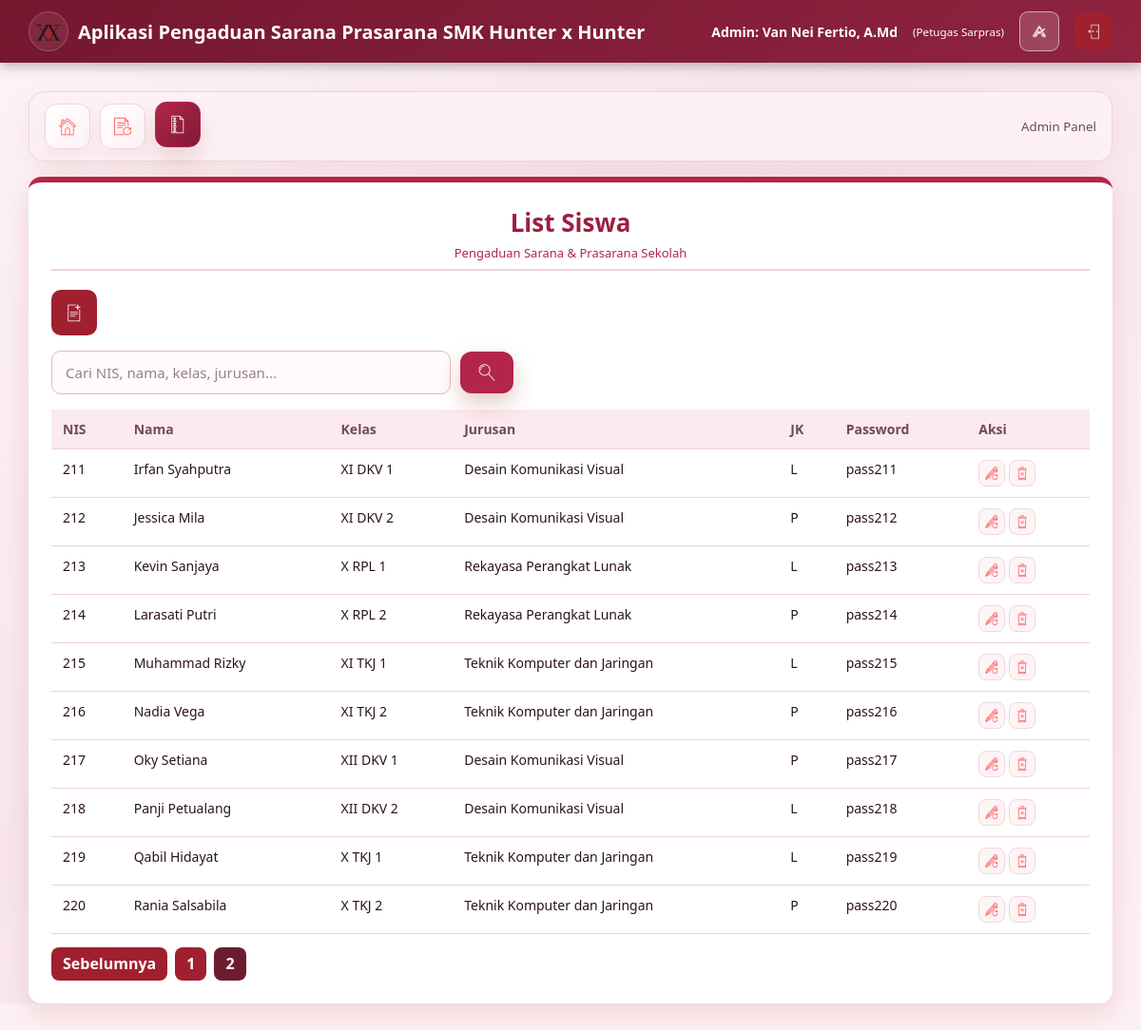
The app's page /CONTROLLERS/c_admin.php?page=siswa&siswa_page=2 (signed in) with its own data.
### tables this page shows
CREATE TABLE `siswa` (
  `nis` int(10) NOT NULL,
  `nama_siswa` varchar(100) NOT NULL,
  `kelas` varchar(10) NOT NULL,
  `jurusan` varchar(50) NOT NULL,
  `jenis_kelamin` enum('L','P') NOT NULL,
  `password` varchar(255) NOT NULL,
  `created_at` timestamp NOT NULL DEFAULT current_timestamp()
);

### CONTROLLERS/c_admin.php (called while the page is built, shortened)
<?php
require_once '../MODELS/m_koneksi.php';
require_once '../MODELS/m_siswa.php';
$modelSiswa = new M_Siswa($conn);
$siswaKeyword = trim($_GET['siswa_keyword'] ?? '');
$siswaPage = max(1, (int)($_GET['siswa_page'] ?? 1));
$siswaLimit = 10;
$totalSiswa = $modelSiswa->countSiswa($siswaKeyword);
$totalSiswaPages = max(1, (int)ceil($totalSiswa / $siswaLimit));
$siswaOffset = ($siswaPage - 1) * $siswaLimit;
$list_siswa = $modelSiswa->getSiswa($siswaLimit, $siswaOffset, $siswaKeyword);
$page = $_GET['page'] ?? 'dashboard';
$showAddForm = ($page === 'siswa' && (($_GET['show_add'] ?? '0') === '1'));
$nama_admin = $_SESSION['nama_admin'] ?? 'Admin';
$role_admin = $_SESSION['role_admin'] ?? 'Admin';
require_once '../VIEWS/v_admin.php';

### MODELS/m_siswa.php (called while the page is built, shortened)
<?php
class M_Siswa {
    private $db;
    public function __construct($koneksi) {
        $this->db = $koneksi;
    }
    public function countSiswa($keyword = '') {
        $keyword = mysqli_real_escape_string($this->db, $keyword);
        $query = "SELECT COUNT(*) AS total FROM siswa";
        $result = mysqli_query($this->db, $query);
        $row = mysqli_fetch_assoc($result);
        return (int)($row['total'] ?? 0);
    }
    public function getSiswa($limit = null, $offset = 0, $keyword = '') {
        $keyword = mysqli_real_escape_string($this->db, $keyword);
        $query = "SELECT * FROM siswa";
        $query .= " ORDER BY CAST(nis AS UNSIGNED) ASC, nis ASC";
        if ($limit !== null) {
            $query .= " LIMIT " . (int)$limit . " OFFSET " . (int)$offset;
        }
        $result = mysqli_query($this->db, $query);
        $data = [];
        while ($row = mysqli_fetch_assoc($result)) {
            $data[] = $row;
        }
        return $data;
    }
}
?>

### VIEWS/v_admin.php (the view, shortened to what this page needs)
<!DOCTYPE html>
<html lang="id">
<head>
    <link rel="stylesheet" href="../CSS/01-warna-dan-font.css">
    <link rel="stylesheet" href="../CSS/02-navbar-atas.css">
    <link rel="stylesheet" href="../CSS/03-form-dan-tombol.css">
    <link rel="stylesheet" href="../CSS/04-tabel-dan-badge.css">
    <link rel="stylesheet" href="../CSS/05-admin-dan-dashboard.css">
</head>
<body class="dashboard-page">
    <?php
    $page = $_GET['page'] ?? 'dashboard';
    ?>
    <div class="navbar">
        <div class="brand">
            <img class="logo" src="../ASSETS/logo_sekolah_temagelap.png" alt="Logo Sekolah">
            <span>Aplikasi Pengaduan Sarana Prasarana SMK Hunter x Hunter</span>
        </div>
        <div class="user-info">
            <span class="role-name">
                Admin:
                <?= htmlspecialchars($nama_admin) ?>
            </span>
            <small>
                (<?= htmlspecialchars($role_admin) ?>)
            </small>
            <button type="button" class="theme-toggle" data-theme-toggle aria-label="Ganti tema"></button>
            <a
                class="btn-logout"
                href="../CONTROLLERS/c_logout.php"
                title="Logout"
            >
                <img src="../ASSETS/logout.png" alt="Logout">
            </a>
        </div>
    </div>
    <div class="container">
        <?php if ($page !== 'edit_siswa' && $page !== 'dashboard'): ?>
            <div class="admin-nav">
                <div class="menu">
                    <a
                        class="<?= $page === 'dashboard' ? 'active' : '' ?>"
                        href="../CONTROLLERS/c_admin.php?page=dashboard"
                        title="Dashboard"
                    >
                        <img src="../ASSETS/logo_dashboard.png" alt="Dashboard" style="width:24px;height:24px;object-fit:contain;display:block;">
                    </a>
                    <a
                        class="<?= $page === 'histori' ? 'active' : '' ?>"
                        href="../CONTROLLERS/c_admin.php?page=histori"
                        title="Histori Aspirasi"
                    >
                        <img src="../ASSETS/historiaspirasi.png" alt="Histori Aspirasi">
                    </a>
                    <a
                        class="<?= $page === 'siswa' ? 'active' : '' ?>"
                        href="../CONTROLLERS/c_admin.php?page=siswa"
                        title="List Siswa"
                    >
                        <img src="../ASSETS/datasiswa.png" alt="List Siswa">
                    </a>
                </div>
                <small>Admin Panel</small>
            </div>
        <?php endif; ?>
        <?php if ($page === 'dashboard'): ?>
            <div class="dashboard-hero">
                <div class="dashboard-hero-content">
                    <img class="dashboard-hero-logo" src="../ASSETS/logo_sekolah.png" alt="Logo Sekolah" style="border:0;object-fit:contain;">
                    <h2>Selamat datang di Pengaduan Sarana Prasarana</h2>
                    <h2>SMK Hunter x Hunter</h2>
                    <div class="dashboard-name">
                        <?= htmlspecialchars($_SESSION['nama_admin'] ?? 'Admin') ?>
                    </div>
                    <h3>Kelola data siswa dan pantau histori aspirasi secara mudah dan terorganisir</h3>
                </div>
            </div>
            <div class="dashboard-nav-grid">
                <a class="dashboard-link" href="../CONTROLLERS/c_admin.php?page=histori">
                    <img src="../ASSETS/historiaspirasi.png" alt="Histori Aspirasi">
                    <span>Histori Aspirasi</span>
                </a>
                <a class="dashboard-link" href="../CONTROLLERS/c_admin.php?page=siswa">
                    <img src="../ASSETS/datasiswa.png" alt="List Siswa">
                    <span>List Siswa</span>
                </a>
            </div>
        <?php elseif ($page === 'siswa'): ?>
            <div class="card">
                <h3>List Siswa</h3>
                <div style="margin-bottom:16px;">
                    <a href="../CONTROLLERS/c_admin.php?page=siswa&show_add=1" class="btn-logout" title="Tambah Siswa" style="display:inline-flex;align-items:center;justify-content:center;width:48px;height:48px;padding:0;">
                        <img src="../ASSETS/tambah_datasiswa.png" alt="Tambah Siswa" style="width:24px;height:24px;object-fit:contain;display:block;filter:brightness(0) invert(1);">
                    </a>
                </div>
                <form method="GET" action="../CONTROLLERS/c_admin.php" style="margin-bottom:16px;">
                    <div style="display:flex;gap:10px;align-items:center;flex-wrap:wrap;">
                        <input
                            type="text"
                            name="siswa_keyword"
                            value="<?= htmlspecialchars($siswaKeyword ?? '') ?>"
                            placeholder="Cari NIS, nama, kelas, jurusan..."
                            style="max-width:420px;"
                            autocomplete="off"
                        >
                        <button type="submit" class="btn-submit" title="Cari" style="width:auto;padding:10px 16px;display:inline-flex;align-items:center;justify-content:center;">
                            <img src="../ASSETS/search_aspirasi.png" alt="Cari" style="width:24px;height:24px;object-fit:contain;display:block;filter:brightness(0) invert(1);">
                        </button>
                    </div>
                </form>
                <div class="table-responsive">
                    <table class="table">
                        <thead>
                            <tr>
                                <th>NIS</th>
                                <th>Nama</th>
                                <th>Kelas</th>
                                <th>Jurusan</th>
                                <th>JK</th>
                                <th>Password</th>
                                <th>Aksi</th>
                            </tr>
                        </thead>
                        <tbody>
                            <?php if (empty($list_siswa)): ?>
                                <tr>
                                    <td
                                        colspan="7"
                                        style="text-align:center;color:#888;padding:20px;"
                                    >
                                        Belum ada data siswa.
                                    </td>
                                </tr>
                            <?php else: ?>
                                <?php foreach ($list_siswa as $s): ?>
                                    <tr>
                                        <td>
                                            <?= htmlspecialchars($s['nis']) ?>
                                        </td>
                                        <td>
                                            <?= htmlspecialchars($s['nama_siswa']) ?>
                                        </td>
                                        <td>
                                            <?= htmlspecialchars($s['kelas']) ?>
                                        </td>
                                        <td>
                                            <?= htmlspecialchars($s['jurusan']) ?>
                                        </td>
                                        <td>
                                            <?= htmlspecialchars($s['jenis_kelamin']) ?>
                                        </td>
                                        <td>
                                            <?= htmlspecialchars($s['password']) ?>
                                        </td>
                                        <td>
                                            <a
                                                href="../CONTROLLERS/c_siswa.php?aksi=edit&nis=<?= urlencode($s['nis']) ?>"
                                                title="Edit Siswa"
                                                style="display:inline-flex;align-items:center;justify-content:center;width:28px;height:28px;border-radius:8px;background:#fdf4f5;border:1px solid #f0d7dd;"
                                            >
                                                <img src="../ASSETS/edit_datasiswa.png" alt="Edit Siswa" style="width:18px;height:18px;object-fit:contain;display:block;">
                                            </a>
                                            <a
                                                href="../CONTROLLERS/c_siswa.php?aksi=hapus&nis=<?= urlencode($s['nis']) ?>"
                                                onclick="return confirm('Hapus siswa ini?')"
                                                title="Hapus Siswa"
                                                style="display:inline-flex;align-items:center;justify-content:center;width:28px;height:28px;border-radius:8px;background:#fdf4f5;border:1px solid #f0d7dd;"
                                            >
                                                <img src="../ASSETS/hapus_datasiswa.png" alt="Hapus Siswa" style="width:18px;height:18px;object-fit:contain;display:block;">
                                            </a>
                                        </td>
                                    </tr>
                                <?php endforeach; ?>
                            <?php endif; ?>
                        </tbody>
                    </table>
                </div>
                <div class="pagination" style="margin-top:14px;display:flex;gap:8px;align-items:center;flex-wrap:wrap;">
                    <?php if ($siswaPage > 1): ?>
                        <a class="btn-logout" href="../CONTROLLERS/c_admin.php?page=siswa&siswa_page=<?= (int)($siswaPage - 1) ?>">Sebelumnya</a>
                    <?php endif; ?>
                    <?php for ($i = 1; $i <= $totalSiswaPages; $i++): ?>
                        <a class="btn-logout" style="<?= $i === $siswaPage ? 'background:#6b1d2f;color:#fff;' : '' ?>" href="../CONTROLLERS/c_admin.php?page=siswa&siswa_page=<?= $i ?>"><?= $i ?></a>
                    <?php endfor; ?>
                </div>
            </div>
        <?php endif; ?>
    </div>
</body>
</html>

### CSS/02-navbar-atas.css (style rules this page uses)
.navbar { background: linear-gradient(135deg, var(--navbar-1), var(--navbar-2)); color: #ffffff; padding: 12px 30px; display: flex; justify-content: space-between; align-items: center; box-shadow: 0 4px 12px rgba(0, 0, 0, 0.25); width: 100%; position: sticky; top: 0; left: 0; z-index: 1000; margin: 0; border-radius: 0; }
.brand { display: flex; align-items: center; gap: 10px; font-size: 20px; font-weight: bold; color: #ffffff; }
.logo { width: 42px; height: 42px; border-radius: 50%; background: rgba(255, 255, 255, 0.08); border: 1px solid rgba(255, 255, 255, 0.2); color: var(--brand); display: flex; align-items: center; justify-content: center; font-size: 24px; object-fit: contain; padding: 4px; }
.user-info { display: flex; align-items: center; gap: 16px; font-size: 14px; color: #ffffff; }
.role-name, .user-info .role-name { font-weight: 700; }
.btn-logout { background: #a02030; color: #ffffff; padding: 8px 16px; border-radius: 8px; font-weight: bold; text-decoration: none; transition: 0.2s; }
.admin-nav { background: var(--bg-surface-alt); border-radius: 16px; padding: 12px 16px; margin-bottom: 16px; display: flex; align-items: center; justify-content: space-between; gap: 14px; box-shadow: 0 10px 30px var(--shadow-sm); border: 1px solid var(--border); color: var(--teks-medium); }
.admin-nav .menu { display: flex; align-items: center; gap: 10px; flex-wrap: wrap; }
.admin-nav .menu a { text-decoration: none; background: var(--bg-panel); color: var(--teks-medium); font-weight: 700; padding: 10px 16px; border-radius: 12px; border: 1px solid var(--border-strong); transition: 0.2s; display: inline-flex; align-items: center; gap: 8px; white-space: nowrap; }
.admin-nav .menu a.active, .admin-nav .menu a:hover { background: var(--brand); color: #ffffff; border-color: var(--brand); }
.navbar { color: #fff; }
.navbar .brand, .navbar .user-info, .navbar .role-name, .navbar .user-info small { color: #fff; }
.navbar .theme-toggle { background: rgba(255,255,255,.16); border-color: rgba(255,255,255,.55); }

### CSS/03-form-dan-tombol.css (style rules this page uses)
input, select, textarea { width: 100%; padding: 10px 12px; border-radius: 10px; border: 1.5px solid var(--border-strong); background: var(--bg-input); font-size: 14px; color: var(--teks); font-family: inherit; box-sizing: border-box; }
input { padding: 12px 14px; font-size: 15px; transition: 0.3s; }
input::placeholder, textarea::placeholder { color: var(--teks-medium); opacity: 0.7; }
.login-btn, .button-submit, .btn-submit { width: 100%; padding: 14px; background: var(--brand); color: #ffffff; border: none; font-size: 16px; font-weight: bold; border-radius: 12px; cursor: pointer; transition: 0.3s; box-shadow: 0 10px 25px var(--shadow-lg); }
h3 { text-align: center; color: var(--accent-text); font-size: 26px; margin-bottom: 25px; }
h3::after { content: "Pengaduan Sarana & Prasarana Sekolah"; display: block; font-size: 13px; color: var(--brand); margin-top: 5px; font-weight: normal; }
.theme-toggle { border: 1px solid rgba(255, 255, 255, .4); background: rgba(255, 255, 255, .12); color: #fff; border-radius: 9px; width: 42px; height: 42px; padding: 8px; display: inline-flex; align-items: center; justify-content: center; cursor: pointer; transition: 0.2s ease; }

### CSS/04-tabel-dan-badge.css (style rules this page uses)
.table-responsive { overflow-x: auto; }
.table { width: 100%; border-collapse: collapse; font-size: 14px; color: var(--teks); }
.table th, .table td { padding: 11px 12px; border-bottom: 1px solid var(--border); text-align: left; vertical-align: top; }
.table th { background: var(--table-header-bg); color: var(--teks-medium); }

### records on screen
siswa: nis "211", nama_siswa "Irfan Syahputra", kelas "XI DKV 1", jurusan "Desain Komunikasi Visual", jenis_kelamin "L", password "pass211"
siswa: nis "212", nama_siswa "Jessica Mila", kelas "XI DKV 2", jurusan "Desain Komunikasi Visual", jenis_kelamin "P", password "pass212"
siswa: nis "213", nama_siswa "Kevin Sanjaya", kelas "X RPL 1", jurusan "Rekayasa Perangkat Lunak", jenis_kelamin "L", password "pass213"
siswa: nis "214", nama_siswa "Larasati Putri", kelas "X RPL 2", jurusan "Rekayasa Perangkat Lunak", jenis_kelamin "P", password "pass214"
siswa: nis "215", nama_siswa "Muhammad Rizky", kelas "XI TKJ 1", jurusan "Teknik Komputer dan Jaringan", jenis_kelamin "L", password "pass215"
siswa: nis "216", nama_siswa "Nadia Vega", kelas "XI TKJ 2", jurusan "Teknik Komputer dan Jaringan", jenis_kelamin "P", password "pass216"
siswa: nis "217", nama_siswa "Oky Setiana", kelas "XII DKV 1", jurusan "Desain Komunikasi Visual", jenis_kelamin "P", password "pass217"
siswa: nis "218", nama_siswa "Panji Petualang", kelas "XII DKV 2", jurusan "Desain Komunikasi Visual", jenis_kelamin "L", password "pass218"
siswa: nis "219", nama_siswa "Qabil Hidayat", kelas "X TKJ 1", jurusan "Teknik Komputer dan Jaringan", jenis_kelamin "L", password "pass219"
siswa: nis "220", nama_siswa "Rania Salsabila", kelas "X TKJ 2", jurusan "Teknik Komputer dan Jaringan", jenis_kelamin "P", password "pass220"

### other values on screen
$nama_admin "Van Nei Fertio, A.Md"
$role_admin "Petugas Sarpras"
